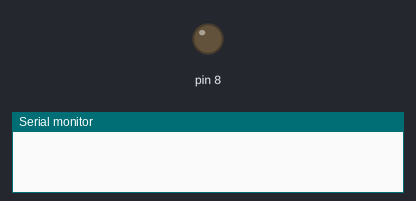
Simulated run of this sketch. Board: Arduino Uno, built with avr-gcc and run on an emulated ATmega328P. Parts: output pins drawn as LEDs (lit = HIGH), the last lines printed to the serial monitor.

Above: at 1.0 s.
At 7.0 s:
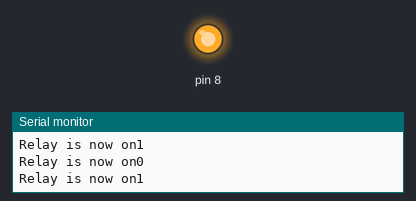
Timing chart, 0 to 9.2 s (numbered marks = the images above):
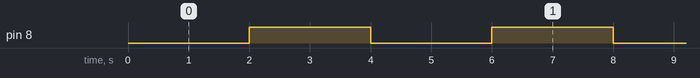

Measured:
- by itself, pin 8: alternates HIGH for 2.0 s and LOW for 2.0 s

The sketch:

RelaySpray.ino
```cpp
// Use Relay to Spray //
unsigned long previousMillis = 0;
const unsigned long interval = 2000;  // 1 second
bool relayState = false;

void setup() {
  pinMode(8, OUTPUT);
  digitalWrite(8, LOW);
  Serial.begin(115200);
}

void loop() {
  unsigned long currentMillis = millis();

  if (currentMillis - previousMillis >= interval) {
    previousMillis = currentMillis;

    relayState = !relayState;
    digitalWrite(8, relayState);

    Serial.print("Relay is now on");
    Serial.println(relayState);
  }


}
```
